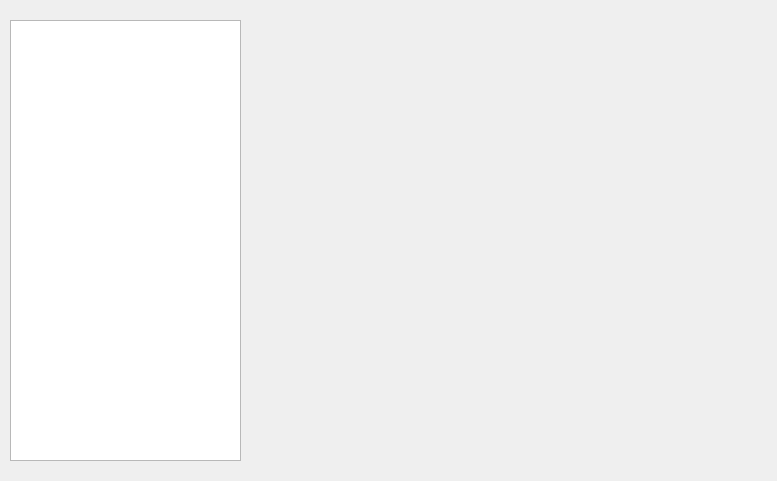
<?xml version="1.0" encoding="UTF-8"?>
<ui version="4.0">
 <class>Form</class>
 <widget class="QWidget" name="Form">
  <property name="geometry">
   <rect>
    <x>0</x>
    <y>0</y>
    <width>777</width>
    <height>481</height>
   </rect>
  </property>
  <property name="windowTitle">
   <string>Form</string>
  </property>
  <widget class="QWidget" name="horizontalLayoutWidget">
   <property name="geometry">
    <rect>
     <x>10</x>
     <y>20</y>
     <width>231</width>
     <height>441</height>
    </rect>
   </property>
   <layout class="QHBoxLayout" name="horizontalLayout">
    <item>
     <widget class="QTreeView" name="treeView"/>
    </item>
   </layout>
  </widget>
 </widget>
 <resources/>
 <connections/>
</ui>
